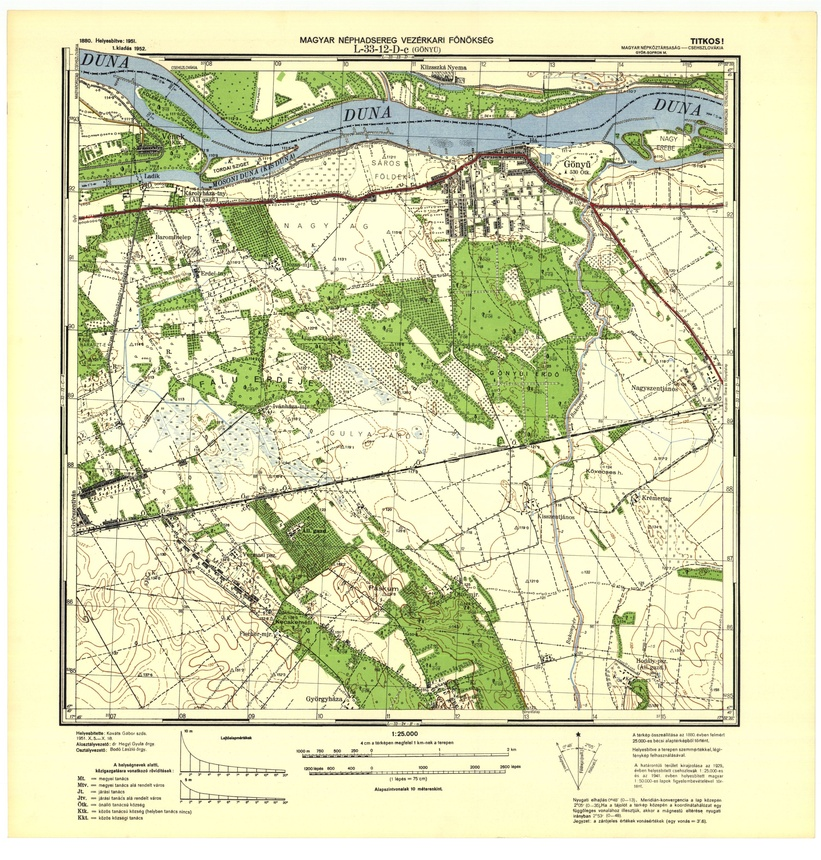
#> input picture test_maps/L-33-012-D-c.jpg, 821 x 860 px, shrunk from 3008 x 3150 before the run
$ python script010.py ../test_maps   (older library calls are emulated)
#> lines starting #> are read from the running program, lines starting #| are printed output that depends on the picture; after the words box and inside, x2 and y2 are one past the last pixel; in counts of white or black regions, pixels touching at a corner belong together
import os
import random
import shutil
import argparse

import cv2
import numpy as np


# ============================================================
# CONFIG
# ============================================================

OUTPUT_FOLDER = "debug"

OUTPUT_RAW_MASK = "01_raw_gradient_laplacian_mask.jpg"
OUTPUT_THICK_LINE_MASK = "02_only_thick_straight_lines_mask.jpg"
OUTPUT_COLORED = "03_detected_double_line_spaces.jpg"

IMAGE_EXTENSIONS = (".jpg", ".jpeg", ".png", ".bmp", ".tif", ".tiff")

GAUSSIAN_BLUR_SIZE = 3

SHARP_AMOUNT = 1.8
SHARP_BLUR_SIZE = 5

SOBEL_KERNEL = 3
LAPLACIAN_KERNEL = 3

GRADIENT_WEIGHT = 0.55
LAPLACIAN_WEIGHT = 0.45

MASK_THRESHOLD = 45

OPEN_SIZE = 1
CLOSE_SIZE = 2
DILATE_SIZE = 1

MIN_COMPONENT_AREA = 250

PRE_CLOSE_SIZE = 7
PRE_OPEN_SIZE = 3

HORIZONTAL_KERNEL_RATIO = 0.06
VERTICAL_KERNEL_RATIO = 0.06

MIN_HORIZONTAL_KERNEL = 45
MIN_VERTICAL_KERNEL = 45

LINE_THICKEN_SIZE = 5
FINAL_CLOSE_SIZE = 9

MIN_LINE_SUPPORT_RATIO = 0.35

MIN_GAP = 3
MAX_GAP = 35

TOP_BOTTOM_SEARCH_RATIO = 0.35
LEFT_RIGHT_SEARCH_RATIO = 0.35

COLOR_TOP = (0, 0, 255)
COLOR_BOTTOM = (255, 0, 0)
COLOR_LEFT = (0, 255, 0)
COLOR_RIGHT = (0, 255, 255)

FILL_ALPHA = 0.45

INNER_CORNER_OFFSET = 2

INNER_CORNER_POINT_COLOR = (0, 0, 255)
INNER_CORNER_POINT_RADIUS = 12
INNER_CORNER_RING_COLOR = (255, 255, 255)
INNER_CORNER_RING_RADIUS = 18


# ============================================================
# HELPERS
# ============================================================

def clean_folder(folder):
    if os.path.exists(folder):
        shutil.rmtree(folder)
    os.makedirs(folder, exist_ok=True)


def get_random_image_from_folder(folder):
    images = [
        os.path.join(folder, f)
        for f in os.listdir(folder)
        if f.lower().endswith(IMAGE_EXTENSIONS)
    ]

    if not images:
        raise Exception("No images found")

    return random.choice(images)


def normalize_uint8(img):
    return cv2.normalize(img, None, 0, 255, cv2.NORM_MINMAX).astype(np.uint8)


def odd_kernel(size):
    size = max(1, int(size))
    return size if size % 2 == 1 else size + 1


# ============================================================
# EDGE MASK
# ============================================================

def sharpen_gray(gray):
    blur = cv2.GaussianBlur(gray, (odd_kernel(SHARP_BLUR_SIZE),) * 2, 0)
    return cv2.addWeighted(gray, 1 + SHARP_AMOUNT, blur, -SHARP_AMOUNT, 0)


def make_gradient_laplacian_mask(image):
    gray = cv2.cvtColor(image, cv2.COLOR_BGR2GRAY)

    gray = cv2.GaussianBlur(gray, (odd_kernel(GAUSSIAN_BLUR_SIZE),) * 2, 0)
    gray = sharpen_gray(gray)

    gx = cv2.Sobel(gray, cv2.CV_32F, 1, 0, ksize=SOBEL_KERNEL)
    gy = cv2.Sobel(gray, cv2.CV_32F, 0, 1, ksize=SOBEL_KERNEL)

    gradient = cv2.magnitude(gx, gy)
    gradient = normalize_uint8(gradient)

    lap = cv2.Laplacian(gray, cv2.CV_32F, ksize=LAPLACIAN_KERNEL)
    lap = normalize_uint8(np.abs(lap))

    combined = cv2.addWeighted(gradient, GRADIENT_WEIGHT, lap, LAPLACIAN_WEIGHT, 0)
    combined = normalize_uint8(combined)

    _, mask = cv2.threshold(combined, MASK_THRESHOLD, 255, cv2.THRESH_BINARY)

    if OPEN_SIZE:
        k = cv2.getStructuringElement(cv2.MORPH_RECT, (OPEN_SIZE, OPEN_SIZE))
        mask = cv2.morphologyEx(mask, cv2.MORPH_OPEN, k)

    if CLOSE_SIZE:
        k = cv2.getStructuringElement(cv2.MORPH_RECT, (CLOSE_SIZE, CLOSE_SIZE))
        mask = cv2.morphologyEx(mask, cv2.MORPH_CLOSE, k)

    if DILATE_SIZE:
        k = cv2.getStructuringElement(cv2.MORPH_RECT, (DILATE_SIZE, DILATE_SIZE))
        mask = cv2.dilate(mask, k, 1)

    return mask


# ============================================================
# STRONG LINE FILTER
# ============================================================

def remove_small_components(mask):
    n, labels, stats, _ = cv2.connectedComponentsWithStats(mask, 8)
    out = np.zeros_like(mask)

    for i in range(1, n):
        if stats[i, cv2.CC_STAT_AREA] >= MIN_COMPONENT_AREA:
            out[labels == i] = 255

    return out


def keep_only_thick_straight_lines(mask):
    h, w = mask.shape

    k1 = cv2.getStructuringElement(cv2.MORPH_RECT, (PRE_CLOSE_SIZE, PRE_CLOSE_SIZE))
    mask = cv2.morphologyEx(mask, cv2.MORPH_CLOSE, k1, 2)

    k2 = cv2.getStructuringElement(cv2.MORPH_RECT, (PRE_OPEN_SIZE, PRE_OPEN_SIZE))
    mask = cv2.morphologyEx(mask, cv2.MORPH_OPEN, k2, 1)

    mask = remove_small_components(mask)

    hk = max(MIN_HORIZONTAL_KERNEL, int(w * HORIZONTAL_KERNEL_RATIO))
    vk = max(MIN_VERTICAL_KERNEL, int(h * VERTICAL_KERNEL_RATIO))

    horizontal = cv2.morphologyEx(mask, cv2.MORPH_OPEN,
                                  cv2.getStructuringElement(cv2.MORPH_RECT, (hk, 3)))

    vertical = cv2.morphologyEx(mask, cv2.MORPH_OPEN,
                                cv2.getStructuringElement(cv2.MORPH_RECT, (3, vk)))

    straight = cv2.bitwise_or(horizontal, vertical)

    straight = cv2.dilate(
        straight,
        cv2.getStructuringElement(cv2.MORPH_RECT, (LINE_THICKEN_SIZE, LINE_THICKEN_SIZE)),
        1
    )

    straight = cv2.morphologyEx(
        straight,
        cv2.MORPH_CLOSE,
        cv2.getStructuringElement(cv2.MORPH_RECT, (FINAL_CLOSE_SIZE, FINAL_CLOSE_SIZE)),
        2
    )

    return remove_small_components(straight)


# ============================================================
# DOUBLE LINE DETECTION
# ============================================================

def find_double_horizontal(mask, y0, y1):
    roi = mask[y0:y1]
    support = np.count_nonzero(roi, axis=1)

    thresh = int(mask.shape[1] * MIN_LINE_SUPPORT_RATIO)
    rows = np.where(support >= thresh)[0]

    best = None
    best_score = -1

    for i in range(len(rows)):
        for j in range(i + 1, len(rows)):
            a, b = rows[i], rows[j]
            gap = b - a

            if gap < MIN_GAP:
                continue
            if gap > MAX_GAP:
                break

            mid = roi[a:b]
            empty = 1 - np.count_nonzero(mid) / mid.size

            score = empty
            if score > best_score:
                best_score = score
                best = (y0 + a, y0 + b, score)

    return best


def find_double_vertical(mask, x0, x1):
    roi = mask[:, x0:x1]
    support = np.count_nonzero(roi, axis=0)

    thresh = int(mask.shape[0] * MIN_LINE_SUPPORT_RATIO)
    cols = np.where(support >= thresh)[0]

    best = None
    best_score = -1

    for i in range(len(cols)):
        for j in range(i + 1, len(cols)):
            a, b = cols[i], cols[j]
            gap = b - a

            if gap < MIN_GAP:
                continue
            if gap > MAX_GAP:
                break

            mid = roi[:, a:b]
            empty = 1 - np.count_nonzero(mid) / mid.size

            score = empty
            if score > best_score:
                best_score = score
                best = (x0 + a, x0 + b, score)

    return best


# ============================================================
# VISUALIZATION
# ============================================================

def draw(image, mask):
    h, w = mask.shape
    out = image.copy()
    overlay = image.copy()

    top = find_double_horizontal(mask, 0, int(h * TOP_BOTTOM_SEARCH_RATIO))
    bottom = find_double_horizontal(mask, int(h * (1 - TOP_BOTTOM_SEARCH_RATIO)), h)

    left = find_double_vertical(mask, 0, int(w * LEFT_RIGHT_SEARCH_RATIO))
    right = find_double_vertical(mask, int(w * (1 - LEFT_RIGHT_SEARCH_RATIO)), w)

    for r, color, name in [
        (top, COLOR_TOP, "top"),
        (bottom, COLOR_BOTTOM, "bottom"),
    ]:
        if r:
            y1, y2, _ = r
            cv2.rectangle(overlay, (0, y1), (w, y2), color, -1)

    for r, color, name in [
        (left, COLOR_LEFT, "left"),
        (right, COLOR_RIGHT, "right"),
    ]:
        if r:
            x1, x2, _ = r
            cv2.rectangle(overlay, (x1, 0), (x2, h), color, -1)

    return cv2.addWeighted(overlay, FILL_ALPHA, out, 1 - FILL_ALPHA, 0)


# ============================================================
# MAIN
# ============================================================

def main():
    ap = argparse.ArgumentParser()
    ap.add_argument("folder")
    args = ap.parse_args()

    clean_folder(OUTPUT_FOLDER)

    img_path = get_random_image_from_folder(args.folder)
    img = cv2.imread(img_path)
#> img is the input picture: shape (860, 821, 3); mean B, G, R 180.3, 220.5, 218.1

    raw = make_gradient_laplacian_mask(img)
#> in make_gradient_laplacian_mask, `_, mask = cv2.threshold(combined, MASK_THRESHOLD, 255, cv2.THRESH_BINA..`:
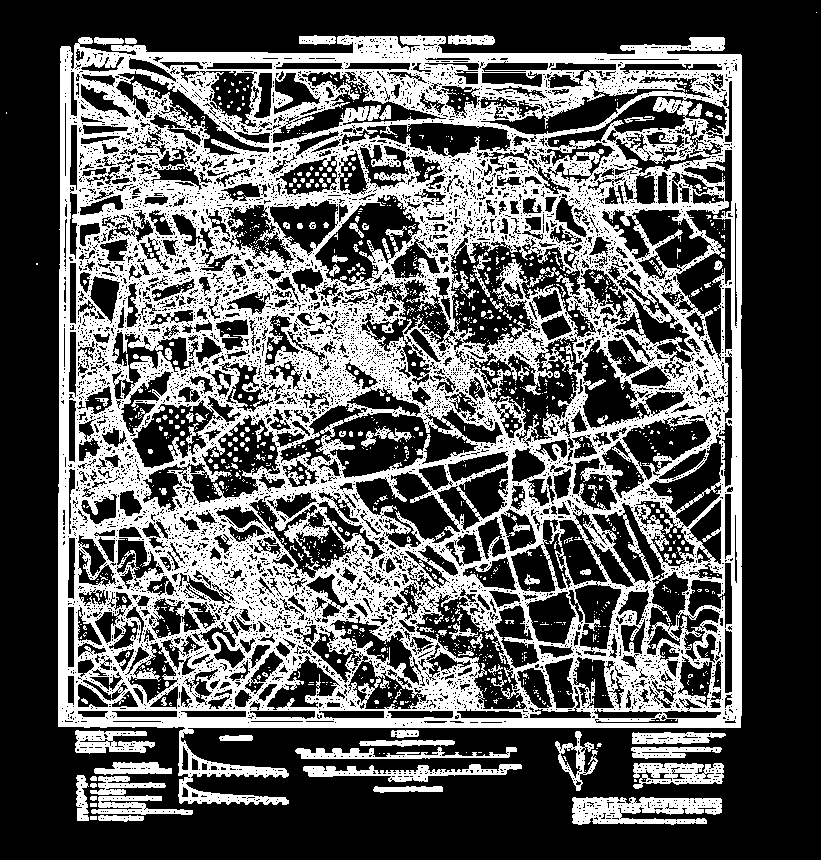
#> mask: shape (860, 821); 36.1% white; 1166 white regions (1035 under 20 px), largest, box (x1, y1, x2, y2) and area: (58, 35, 742, 805) 229401, (572, 797, 722, 825) 2948, (303, 764, 522, 782) 1661
    thick = keep_only_thick_straight_lines(raw)
#> in remove_small_components, `n, labels, stats, _ = cv2.connectedComponentsWithStats(mask, 8)`:
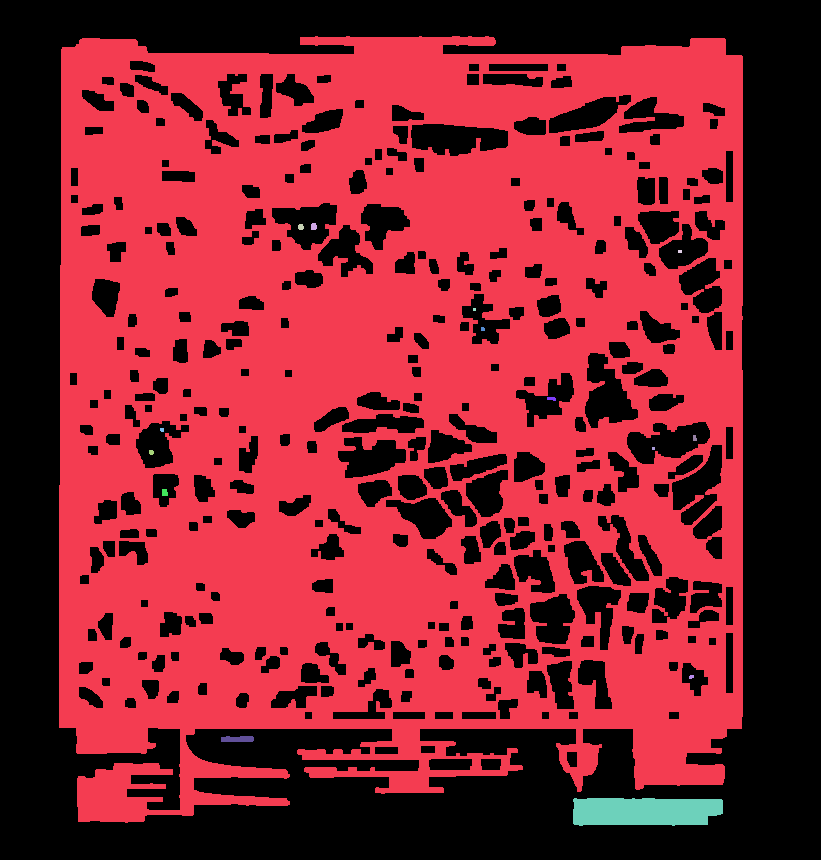
#> labels: shape (860, 821) int32; 16 distinct labels, from 0 to 15; one colour per label, 0 black
#> in remove_small_components, `n, labels, stats, _ = cv2.connectedComponentsWithStats(mask, 8)`: n = 16; stats = 16 rows, first 6: [0, 0, 821, 860, 318273], [59, 36, 684, 787, 383538], [311, 223, 6, 7, 38], [298, 224, 6, 6, 31], [678, 250, 4, 3, 12], [473, 308, 3, 3, 9]
#> in remove_small_components (call 2), `n, labels, stats, _ = cv2.connectedComponentsWithStats(mask, 8)`:
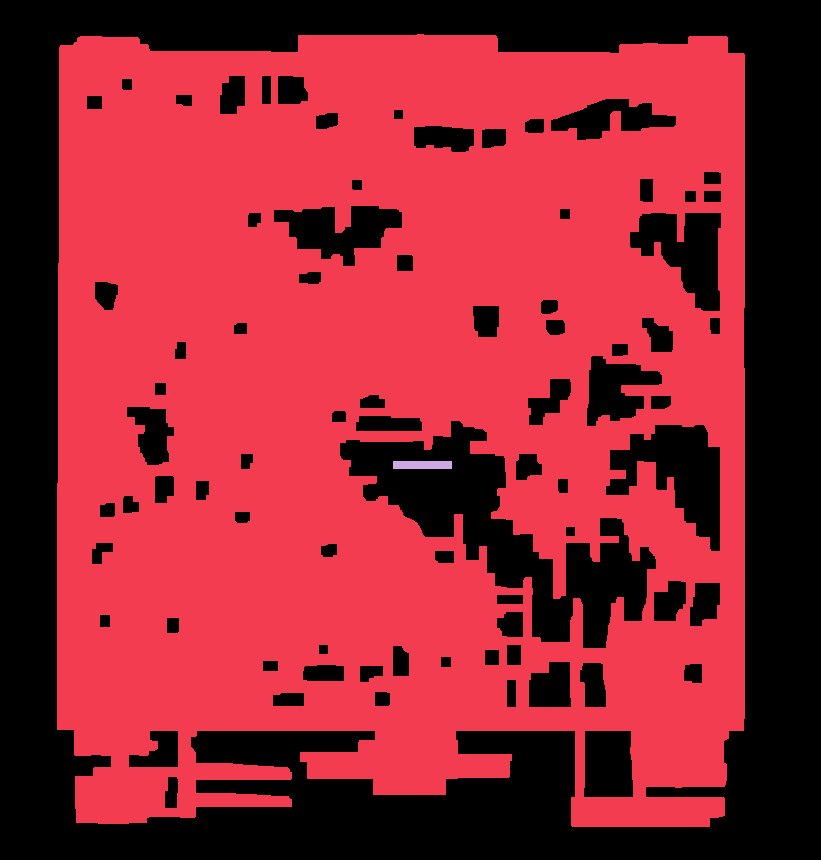
#> labels: shape (860, 821) int32; 3 distinct labels, from 0 to 2; one colour per label, 0 black
#> in remove_small_components (call 2), `n, labels, stats, _ = cv2.connectedComponentsWithStats(mask, 8)`: n = 3; stats = [[0, 0, 821, 860, 274560], [57, 34, 688, 793, 431028], [393, 461, 59, 8, 472]]

    result = draw(img, thick)
#> in find_double_horizontal, `support = np.count_nonzero(roi, axis=1)`: support = 301 values, max 686 at index 54, min 0 at index 0, mean 525.5
#> in find_double_horizontal, `rows = np.where(support >= thresh)[0]`: rows = 264 values from 37 to 300
#> after the loop in find_double_horizontal, `for i in range(len(rows)):`: best = (37, 40, 0.633); best_score = 0.633
#> in draw, `top = find_double_horizontal(mask, 0, int(h * TOP_BOTTOM_SEARCH_RATIO))`: top = (37, 40, 0.633)
#> in draw, `bottom = find_double_horizontal(mask, int(h * (1 - TOP_BOTTOM_SEARCH_R..`: bottom = (784, 797, 0.716)
#> in find_double_vertical, `roi = mask[:, x0:x1]`:
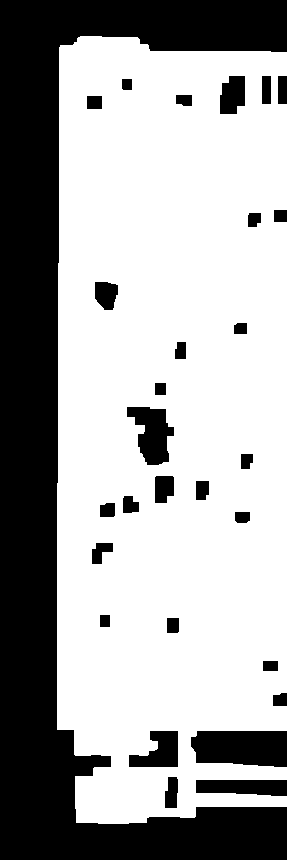
#> roi: shape (860, 287); 65.3% white; 29 black regions, largest, box (x1, y1, x2, y2) and area: (0, 0, 287, 860) 72774, (191, 731, 287, 767) 3109, (127, 407, 174, 465) 1685
#> in find_double_vertical, `support = np.count_nonzero(roi, axis=0)`: support = 287 values, max 787 at index 118, min 0 at index 0, mean 561.2
#> in find_double_vertical, `cols = np.where(support >= thresh)[0]`: cols = 229 values from 58 to 286
#> after the loop in find_double_vertical, `for i in range(len(cols)):`: best = (58, 61, 0.289); best_score = 0.289
#> in draw, `left = find_double_vertical(mask, 0, int(w * LEFT_RIGHT_SEARCH_RATIO))`: left = (58, 61, 0.289)
#> call 2 of find_double_vertical, with x0 = 533, x1 = 821
#> in find_double_vertical (call 2), `roi = mask[:, x0:x1]`:
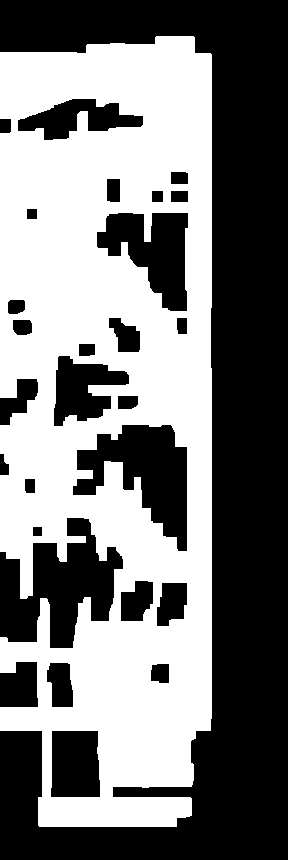
#> roi: shape (860, 288); 48.3% white; 1 white region, box (x1, y1, x2, y2) and area: (0, 36, 212, 827) 119607
#> in find_double_vertical (call 2), `support = np.count_nonzero(roi, axis=0)`: support = 288 values, max 771 at index 188, min 0 at index 212, mean 415.3
#> in find_double_vertical (call 2), `cols = np.where(support >= thresh)[0]`: cols = 212 values from 0 to 211
#> after the loop in find_double_vertical (call 2), `for i in range(len(cols)):`: best = (600, 603, 0.479); best_score = 0.479
#> in draw, `right = find_double_vertical(mask, int(w * (1 - LEFT_RIGHT_SEARCH_RATI..`: right = (600, 603, 0.479)
#> the loop in draw, `for r, color, name in [ (top, COLOR_TOP, "top"), (bottom, COLOR_BOTTOM..` made 2 passes
#> (r, color, name, y1, y2) on passes 1 to 2: ((37, 40, 0.633), (0, 0, 255), 'top', 37, 40), ((784, 797, 0.716), (255, 0, 0), 'bottom', 784, 797)
#> after the loop in draw, `for r, color, name in [`:
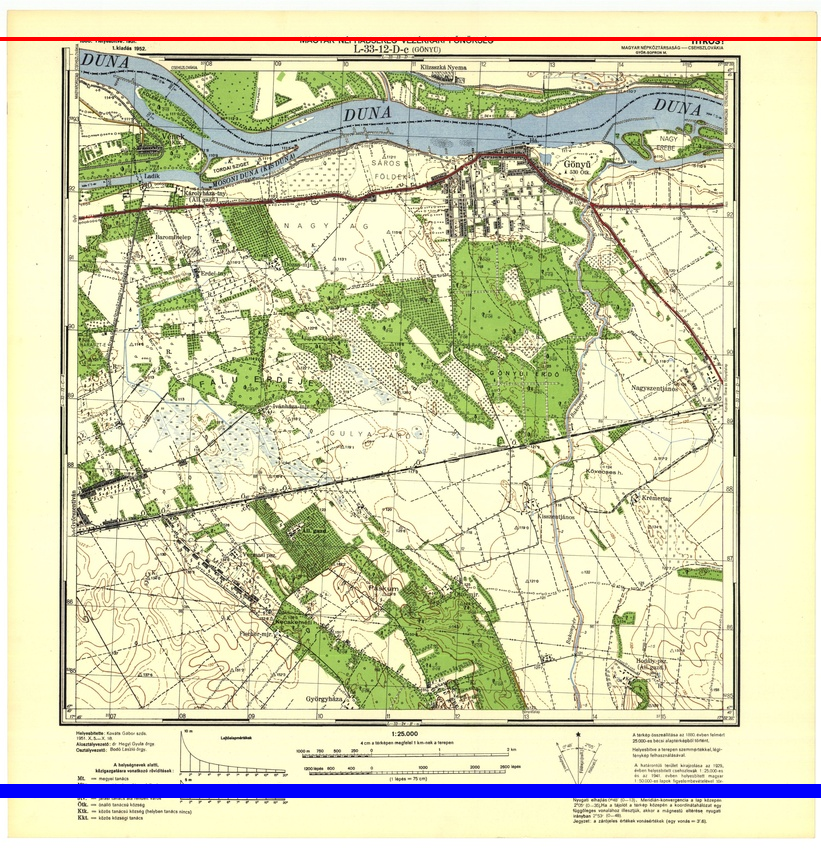
#> overlay: shape (860, 821, 3); 2.09% of pixels changed, all inside (x1, y1, x2, y2) = (0, 37, 821, 798)
#> the loop in draw, `for r, color, name in [ (left, COLOR_LEFT, "left"), (right, COLOR_RIGH..` made 2 passes
#> (r, color, name, x1, x2) on passes 1 to 2: ((58, 61, 0.289), (0, 255, 0), 'left', 58, 61), ((600, 603, 0.479), (0, 255, 255), 'right', 600, 603)
#> in draw, `return cv2.addWeighted(overlay, FILL_ALPHA, out, 1 - FILL_ALPHA, 0)`:
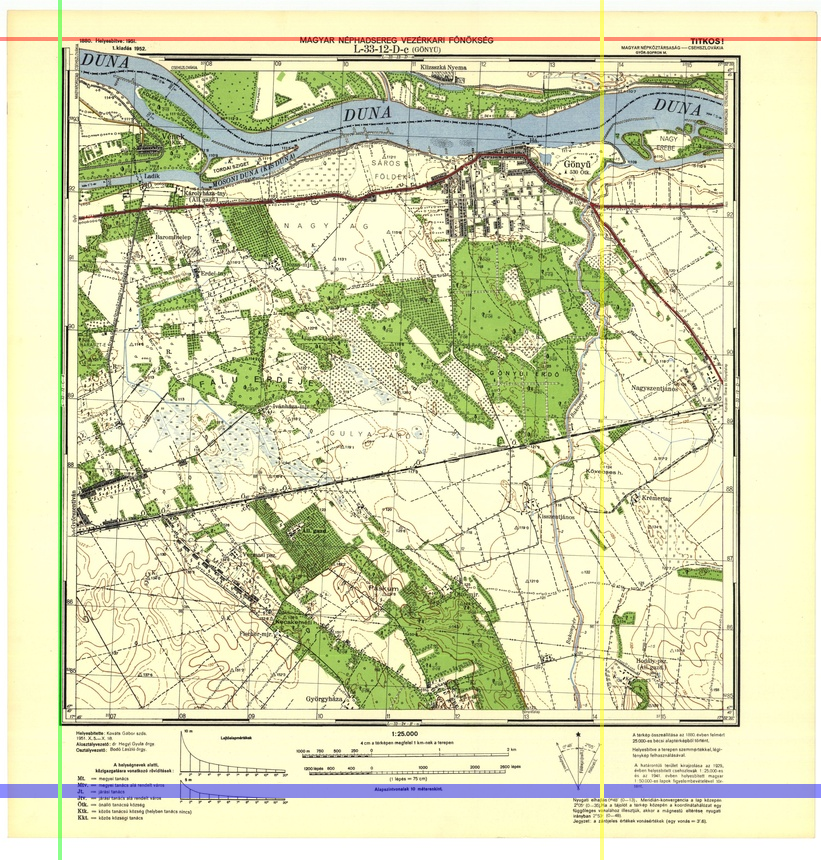
#> returned value: shape (860, 821, 3); mean of channels 0, 1, 2 179.5, 218.5, 216.1; drawn as B, G, R

    cv2.imwrite(os.path.join(OUTPUT_FOLDER, OUTPUT_RAW_MASK), raw)
    cv2.imwrite(os.path.join(OUTPUT_FOLDER, OUTPUT_THICK_LINE_MASK), thick)
    cv2.imwrite(os.path.join(OUTPUT_FOLDER, OUTPUT_COLORED), result)

    print("Done:", img_path)


if __name__ == "__main__":
    main()
